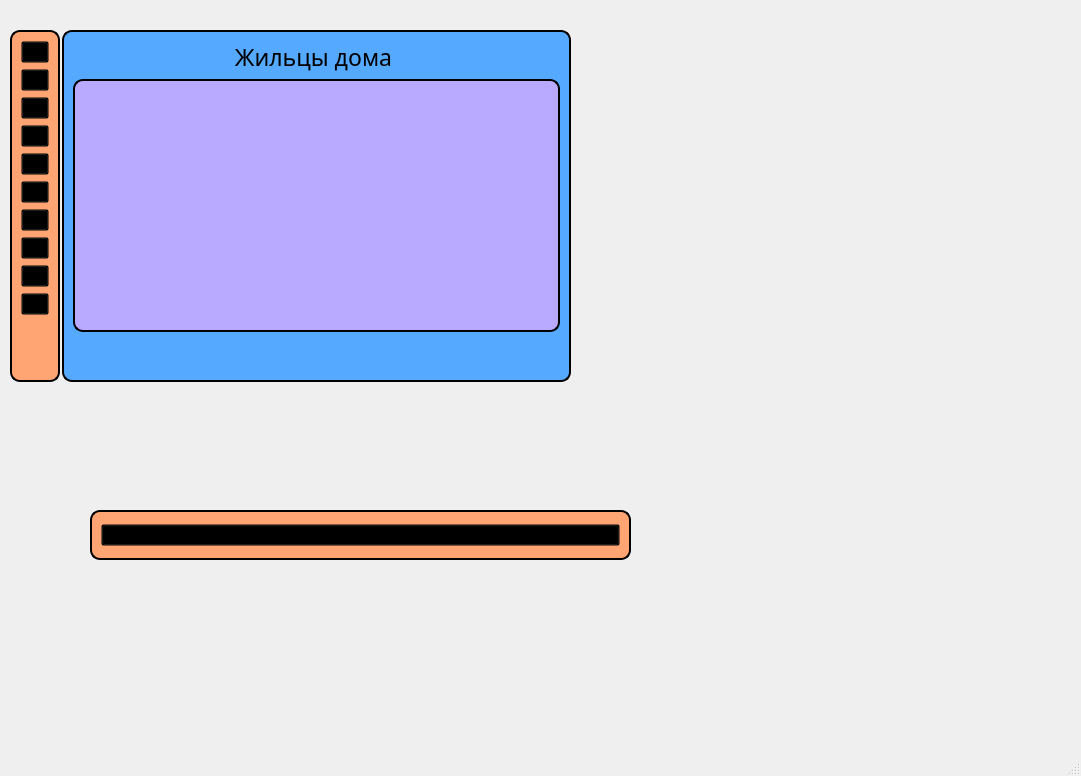
<?xml version="1.0" encoding="UTF-8"?>
<ui version="4.0">
 <class>MainWindow</class>
 <widget class="QMainWindow" name="MainWindow">
  <property name="geometry">
   <rect>
    <x>0</x>
    <y>0</y>
    <width>1081</width>
    <height>776</height>
   </rect>
  </property>
  <property name="windowTitle">
   <string>MainWindow</string>
  </property>
  <widget class="QWidget" name="centralwidget">
   <widget class="QWidget" name="layoutWidget">
    <property name="geometry">
     <rect>
      <x>10</x>
      <y>30</y>
      <width>561</width>
      <height>352</height>
     </rect>
    </property>
    <layout class="QHBoxLayout" name="horizontalLayout">
     <property name="spacing">
      <number>2</number>
     </property>
     <item>
      <widget class="QFrame" name="frame">
       <property name="sizePolicy">
        <sizepolicy hsizetype="Preferred" vsizetype="Preferred">
         <horstretch>0</horstretch>
         <verstretch>0</verstretch>
        </sizepolicy>
       </property>
       <property name="minimumSize">
        <size>
         <width>50</width>
         <height>350</height>
        </size>
       </property>
       <property name="maximumSize">
        <size>
         <width>50</width>
         <height>10000000</height>
        </size>
       </property>
       <property name="styleSheet">
        <string notr="true">QFrame{
background: #FFA573;
border: 2px solid black;
border-radius: 10px;
}

QPushButton{
background-color: transparent;
}

QPushButton:hover{
background-color: transparent;
border-radius: 10px;
margin-left: 5px;
}

QPushButton:pressed{
background-color: rgba(85, 170, 127, 105);
}</string>
       </property>
       <property name="frameShape">
        <enum>QFrame::StyledPanel</enum>
       </property>
       <property name="frameShadow">
        <enum>QFrame::Raised</enum>
       </property>
       <layout class="QVBoxLayout" name="verticalLayout_2">
        <item>
         <layout class="QVBoxLayout" name="verticalLayout">
          <item>
           <widget class="QPushButton" name="bttnCustomers">
            <property name="text">
             <string/>
            </property>
            <property name="icon">
             <iconset>
              <normaloff>../icons/customers.ico</normaloff>../icons/customers.ico</iconset>
            </property>
            <property name="iconSize">
             <size>
              <width>24</width>
              <height>24</height>
             </size>
            </property>
           </widget>
          </item>
          <item>
           <widget class="QPushButton" name="bttnStorage">
            <property name="text">
             <string/>
            </property>
            <property name="icon">
             <iconset>
              <normaloff>../icons/storage.ico</normaloff>../icons/storage.ico</iconset>
            </property>
            <property name="iconSize">
             <size>
              <width>24</width>
              <height>24</height>
             </size>
            </property>
           </widget>
          </item>
          <item>
           <widget class="QPushButton" name="bttnStatic">
            <property name="text">
             <string/>
            </property>
            <property name="icon">
             <iconset>
              <normaloff>../icons/statistic.ico</normaloff>../icons/statistic.ico</iconset>
            </property>
            <property name="iconSize">
             <size>
              <width>24</width>
              <height>24</height>
             </size>
            </property>
           </widget>
          </item>
          <item>
           <widget class="QPushButton" name="bttnJil">
            <property name="text">
             <string/>
            </property>
            <property name="icon">
             <iconset>
              <normaloff>../icons/jil.ico</normaloff>../icons/jil.ico</iconset>
            </property>
            <property name="iconSize">
             <size>
              <width>24</width>
              <height>24</height>
             </size>
            </property>
           </widget>
          </item>
          <item>
           <widget class="QPushButton" name="bttnObj">
            <property name="text">
             <string/>
            </property>
            <property name="icon">
             <iconset>
              <normaloff>../icons/obj.ico</normaloff>../icons/obj.ico</iconset>
            </property>
            <property name="iconSize">
             <size>
              <width>24</width>
              <height>24</height>
             </size>
            </property>
           </widget>
          </item>
          <item>
           <widget class="QPushButton" name="bttnSyroi">
            <property name="text">
             <string/>
            </property>
            <property name="icon">
             <iconset>
              <normaloff>../icons/syroi.ico</normaloff>../icons/syroi.ico</iconset>
            </property>
            <property name="iconSize">
             <size>
              <width>24</width>
              <height>24</height>
             </size>
            </property>
           </widget>
          </item>
          <item>
           <widget class="QPushButton" name="bttnDebtors">
            <property name="text">
             <string/>
            </property>
            <property name="icon">
             <iconset>
              <normaloff>../icons/debtors.ico</normaloff>../icons/debtors.ico</iconset>
            </property>
            <property name="iconSize">
             <size>
              <width>24</width>
              <height>24</height>
             </size>
            </property>
           </widget>
          </item>
          <item>
           <widget class="QPushButton" name="bttnRequests">
            <property name="text">
             <string/>
            </property>
            <property name="icon">
             <iconset>
              <normaloff>../icons/requests.ico</normaloff>../icons/requests.ico</iconset>
            </property>
            <property name="iconSize">
             <size>
              <width>24</width>
              <height>24</height>
             </size>
            </property>
           </widget>
          </item>
          <item>
           <widget class="QPushButton" name="bttnClient">
            <property name="text">
             <string/>
            </property>
            <property name="icon">
             <iconset>
              <normaloff>../icons/client.ico</normaloff>../icons/client.ico</iconset>
            </property>
            <property name="iconSize">
             <size>
              <width>24</width>
              <height>24</height>
             </size>
            </property>
           </widget>
          </item>
          <item>
           <widget class="QPushButton" name="bttnSearch">
            <property name="text">
             <string/>
            </property>
            <property name="icon">
             <iconset>
              <normaloff>../icons/search.ico</normaloff>../icons/search.ico</iconset>
            </property>
            <property name="iconSize">
             <size>
              <width>24</width>
              <height>24</height>
             </size>
            </property>
           </widget>
          </item>
          <item>
           <spacer name="verticalSpacer">
            <property name="orientation">
             <enum>Qt::Vertical</enum>
            </property>
            <property name="sizeHint" stdset="0">
             <size>
              <width>20</width>
              <height>40</height>
             </size>
            </property>
           </spacer>
          </item>
         </layout>
        </item>
       </layout>
      </widget>
     </item>
     <item>
      <widget class="QStackedWidget" name="stackedWidget">
       <property name="minimumSize">
        <size>
         <width>500</width>
         <height>350</height>
        </size>
       </property>
       <property name="styleSheet">
        <string notr="true">QStackedWidget{
background-color: rgb(85, 170, 255);
border: 2px solid black;
border-radius: 10px;
}

QTableWidget{
background-color: rgba(255, 170, 255, 150);
border: 2px solid black;
border-radius: 10px;
}

QPushButton{
background-color: transparent;
border-radius: 10px;
}

QPushButton:hover{
background-color: rgba(85, 170, 127, 155);
border-radius: 10px;
margin: 1px;
}

QPushButton:pressed{
background-color: rgba(85, 170, 127, 205);
}</string>
       </property>
       <widget class="QWidget" name="page">
        <layout class="QVBoxLayout" name="verticalLayout_4">
         <item>
          <layout class="QVBoxLayout" name="verticalLayout_3">
           <item>
            <widget class="QLabel" name="label_3">
             <property name="font">
              <font>
               <family>Droid Serif</family>
               <pointsize>17</pointsize>
               <weight>50</weight>
               <italic>false</italic>
               <bold>false</bold>
              </font>
             </property>
             <property name="layoutDirection">
              <enum>Qt::LeftToRight</enum>
             </property>
             <property name="text">
              <string>Жильцы дома </string>
             </property>
             <property name="alignment">
              <set>Qt::AlignCenter</set>
             </property>
            </widget>
           </item>
           <item>
            <widget class="QTableWidget" name="tableWidget">
             <property name="font">
              <font>
               <pointsize>14</pointsize>
              </font>
             </property>
             <property name="midLineWidth">
              <number>1</number>
             </property>
             <property name="sizeAdjustPolicy">
              <enum>QAbstractScrollArea::AdjustToContents</enum>
             </property>
             <property name="autoScroll">
              <bool>true</bool>
             </property>
             <property name="verticalScrollMode">
              <enum>QAbstractItemView::ScrollPerPixel</enum>
             </property>
             <property name="horizontalScrollMode">
              <enum>QAbstractItemView::ScrollPerPixel</enum>
             </property>
             <attribute name="horizontalHeaderVisible">
              <bool>false</bool>
             </attribute>
             <attribute name="horizontalHeaderCascadingSectionResizes">
              <bool>false</bool>
             </attribute>
             <attribute name="horizontalHeaderHighlightSections">
              <bool>true</bool>
             </attribute>
             <attribute name="verticalHeaderVisible">
              <bool>false</bool>
             </attribute>
             <attribute name="verticalHeaderCascadingSectionResizes">
              <bool>false</bool>
             </attribute>
             <attribute name="verticalHeaderHighlightSections">
              <bool>true</bool>
             </attribute>
             <row>
              <property name="text">
               <string>New Row</string>
              </property>
             </row>
             <row>
              <property name="text">
               <string>New Row</string>
              </property>
             </row>
            </widget>
           </item>
           <item>
            <widget class="QFrame" name="frame_2">
             <property name="sizePolicy">
              <sizepolicy hsizetype="Preferred" vsizetype="Preferred">
               <horstretch>0</horstretch>
               <verstretch>0</verstretch>
              </sizepolicy>
             </property>
             <property name="minimumSize">
              <size>
               <width>0</width>
               <height>0</height>
              </size>
             </property>
             <property name="maximumSize">
              <size>
               <width>10000</width>
               <height>10000000</height>
              </size>
             </property>
             <property name="styleSheet">
              <string notr="true">QFrame{
background: #FFA573;
border: 2px solid black;
border-radius: 10px;
}

QPushButton{
background-color: transparent;
}

QPushButton:hover{
background-color: transparent;
border-radius: 10px;
margin-left: 5px;
}

QPushButton:pressed{
background-color: rgba(85, 170, 127, 105);
}</string>
             </property>
             <property name="frameShape">
              <enum>QFrame::StyledPanel</enum>
             </property>
             <property name="frameShadow">
              <enum>QFrame::Raised</enum>
             </property>
            </widget>
           </item>
           <item>
            <layout class="QHBoxLayout" name="horizontalLayout_3">
             <item>
              <spacer name="horizontalSpacer">
               <property name="orientation">
                <enum>Qt::Horizontal</enum>
               </property>
               <property name="sizeHint" stdset="0">
                <size>
                 <width>40</width>
                 <height>20</height>
                </size>
               </property>
              </spacer>
             </item>
             <item>
              <widget class="QPushButton" name="bttnDel">
               <property name="font">
                <font>
                 <family>Droid Serif</family>
                 <pointsize>14</pointsize>
                 <italic>false</italic>
                </font>
               </property>
               <property name="text">
                <string/>
               </property>
               <property name="icon">
                <iconset>
                 <normaloff>../icons/del.ico</normaloff>../icons/del.ico</iconset>
               </property>
               <property name="iconSize">
                <size>
                 <width>24</width>
                 <height>24</height>
                </size>
               </property>
              </widget>
             </item>
             <item>
              <widget class="QPushButton" name="bttnChange">
               <property name="font">
                <font>
                 <family>Droid Serif</family>
                 <pointsize>14</pointsize>
                 <italic>false</italic>
                </font>
               </property>
               <property name="text">
                <string/>
               </property>
               <property name="icon">
                <iconset>
                 <normaloff>../icons/change.ico</normaloff>../icons/change.ico</iconset>
               </property>
               <property name="iconSize">
                <size>
                 <width>24</width>
                 <height>24</height>
                </size>
               </property>
              </widget>
             </item>
             <item>
              <widget class="QPushButton" name="bttnAdd">
               <property name="font">
                <font>
                 <family>Droid Serif</family>
                 <pointsize>14</pointsize>
                 <italic>false</italic>
                </font>
               </property>
               <property name="text">
                <string/>
               </property>
               <property name="icon">
                <iconset>
                 <normaloff>../icons/add.ico</normaloff>../icons/add.ico</iconset>
               </property>
               <property name="iconSize">
                <size>
                 <width>24</width>
                 <height>24</height>
                </size>
               </property>
              </widget>
             </item>
            </layout>
           </item>
          </layout>
         </item>
        </layout>
       </widget>
       <widget class="QWidget" name="page_2"/>
      </widget>
     </item>
    </layout>
   </widget>
   <widget class="QFrame" name="frame_3">
    <property name="geometry">
     <rect>
      <x>90</x>
      <y>510</y>
      <width>541</width>
      <height>50</height>
     </rect>
    </property>
    <property name="sizePolicy">
     <sizepolicy hsizetype="Preferred" vsizetype="Preferred">
      <horstretch>0</horstretch>
      <verstretch>0</verstretch>
     </sizepolicy>
    </property>
    <property name="minimumSize">
     <size>
      <width>0</width>
      <height>50</height>
     </size>
    </property>
    <property name="maximumSize">
     <size>
      <width>10000</width>
      <height>25</height>
     </size>
    </property>
    <property name="styleSheet">
     <string notr="true">QFrame{
background: #FFA573;
border: 2px solid black;
border-radius: 10px;
}

QPushButton{
background-color: transparent;
}

QPushButton:hover{
background-color: transparent;
border-radius: 10px;
margin-left: 5px;
}

QPushButton:pressed{
background-color: rgba(85, 170, 127, 105);
}</string>
    </property>
    <property name="frameShape">
     <enum>QFrame::StyledPanel</enum>
    </property>
    <property name="frameShadow">
     <enum>QFrame::Raised</enum>
    </property>
    <layout class="QHBoxLayout" name="horizontalLayout_4">
     <item>
      <layout class="QHBoxLayout" name="horizontalLayout_2">
       <item>
        <widget class="QPushButton" name="pushButton">
         <property name="text">
          <string>Закрыть</string>
         </property>
        </widget>
       </item>
      </layout>
     </item>
    </layout>
   </widget>
  </widget>
  <widget class="QMenuBar" name="menubar">
   <property name="geometry">
    <rect>
     <x>0</x>
     <y>0</y>
     <width>1081</width>
     <height>21</height>
    </rect>
   </property>
  </widget>
  <widget class="QStatusBar" name="statusbar"/>
 </widget>
 <resources/>
 <connections/>
</ui>
